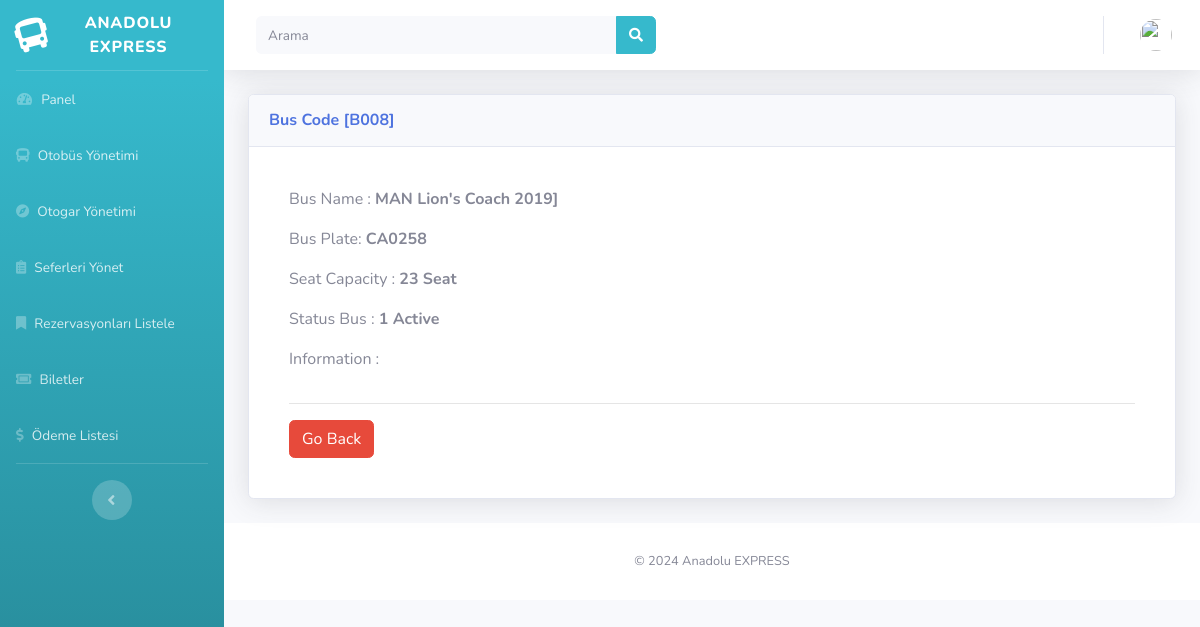
Page /backend/bus/viewbus/B008 on the committed database.
### tables this page shows
CREATE TABLE `tbl_bus` (
  `bus_id` varchar(50) NOT NULL,
  `bus_name` varchar(50) DEFAULT NULL,
  `plaka` varchar(50) DEFAULT NULL,
  `kapasite` int(13) DEFAULT NULL,
  `status_bus` int(1) DEFAULT NULL,
  `desc_bus` varchar(50) DEFAULT NULL
);

### application/controllers/backend/Bus.php (called while the page is built, shortened)
<?php
class Bus extends CI_Controller {
	function __construct(){
		$this->load->model('getkod_model');
	}
	public function viewbus($id=''){
		$data['title'] = "View Bus";
		$data['bus'] = $this->db->query("SELECT * FROM tbl_bus WHERE bus_id = '".$id."'")->row_array();
		$this->load->view('backend/view_bus', $data);
	}
}

### index.php (called while the page is built, shortened)
<?php
require_once BASEPATH.'core/CodeIgniter.php';

### application/views/backend/view_bus.php (the view, shortened to what this page needs)
<!DOCTYPE html>
<html lang="en">
  <head>
  </head>
  <body id="page-top">
    <div class="container-fluid">
      <div class="card shadow mb-4">
        <div class="card-header py-3">
          <h6 class="m-0 font-weight-bold text-primary">Bus Code [<?= $bus['bus_id']; ?>]  </h6>
        </div>
        <div class="card-body">
            <div class="card-body">
              <div class="row">
                <div class="col-sm-6">
                  <p>Bus Name : <b> <?= $bus['bus_name']?>]</b></p>
                  <p>Bus Plate: <b><?= strtoupper($bus['plaka']) ?></b></p>
                  <p>Seat Capacity : <b><?= $bus['kapasite']; ?> Seat</b></p>
                  <p>Status Bus    : <b><?= $bus['status_bus'] ?></td>
                  <?php if ($bus['status_bus'] == '1') { ?>
                    <td class="btn-success"> Active</td>
                    <?php } else { ?>
                    <td class="btn-danger">InActive</td>
                  <?php } ?></b></p>
                  <p>Information : <b><?= $bus['desc_bus'] ?></b></p>
                </div>
                <div class="col-sm-6">
                </div>
            </div>
            <hr>
            <a class="btn btn-danger" href="javascript:history.back()"> Go Back</a>
          </div>
      </div>
    </div>
  </div>
</body>
</html>

### application/views/backend/view_bus.php (style rules this page uses)
body { font-family: Arial, Helvetica, sans-serif; }

### rows in the picture
tbl_bus: bus_id "B008", bus_name "MAN Lion's Coach 2019", plaka "CA0258", kapasite "23", status_bus "1"
